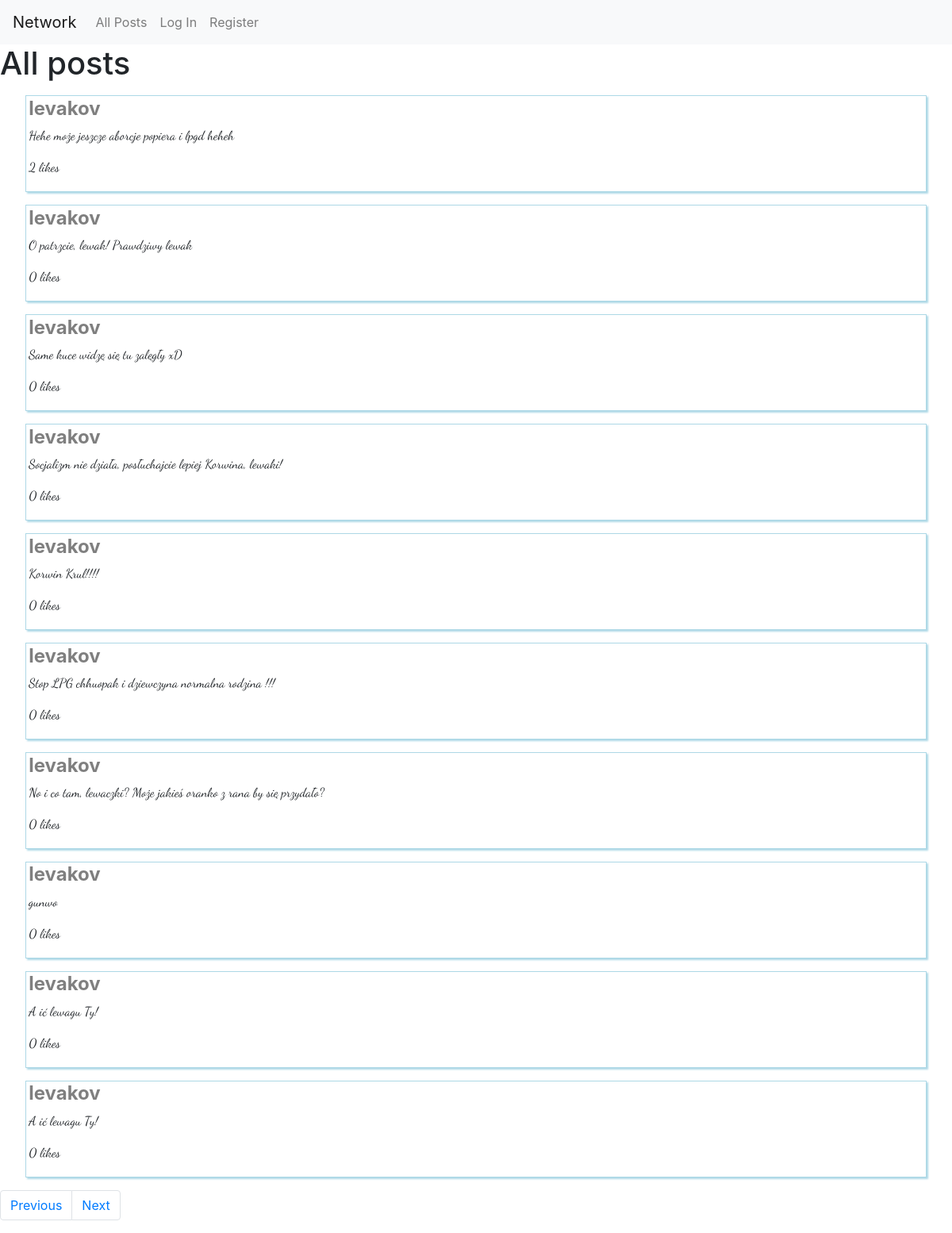
Screenshot of /?page=2 with the database file from the repository.
### network/models.py (models this page shows, shortened)
class Post(models.Model):
    author = models.ForeignKey(User, on_delete=models.CASCADE, related_name="author")
    content = models.CharField(max_length=8900)
    liked_by = models.ManyToManyField(User, blank=True, related_name="liked_by")

class User(AbstractUser):
    followers = models.ManyToManyField('self', symmetrical=False)

### network/views.py (the view)
# urls.py: path("", views.index, name="index"),
def index(request, following=False):
    page_num = request.GET.get('page', 1)
    user_name = request.user.username
    if (user_name and following):
        logged_user = User.objects.get(username=user_name)
        following = User.objects.filter(followers=logged_user)
        page = utils.get_posts(page_num, user_name, following)
    elif user_name:
        page = utils.get_posts(page_num, user_name)
    else:
        page = utils.get_posts(page_num)
    return render(request, "network/index.html", {
        "posts": page
    })

### network/utils.py (called while the page is built)
def get_posts(page_num, logged_user=None, profile=None):
    posts =[]
    if profile is None:
        posts_query = Post.objects.all()
        posts = list(reversed(posts_query))
    elif type(profile) is User:
        posts_query = Post.objects.filter(author=profile)
        posts = list(reversed(posts_query))
    else:
        for followed in profile:
            posts_query = Post.objects.filter(author=followed)
            posts += list(reversed(posts_query))
    postsPag = Paginator(posts, 10)
    page = postsPag.page(page_num)
    for post in page:
        if(logged_user):
            is_liked = post.liked_by.filter(username = logged_user).exists()
            post.is_liked = is_liked
        likes = post.liked_by.all()
        post.likes = len(likes)
    return page

### network/templates/network/index.html (shortened to what this page needs)
{% extends "network/layout.html" %}
{% block body %}
    <h1>All posts</h1>
    <section class="posts">
        {% for post in posts %}
            <div class='post-container'>
                <h4><a href="{% url 'profile' post.author.id %}">{{ post.author }}</a></h4>
                <p class="text">{{ post.content }}</p>
                <p class="text">{{ post.likes }} likes</p>
            </div>
        {% endfor %}
    </section>
    <ul class="pagination">
        {% if posts.has_previous %}
            <li class="page-item"><a class="page-link" href="?page={{ posts.previous_page_number }}">Previous</a></li>
        {% endif %}
        {% if posts.has_next %}
            <li class="page-item"><a class="page-link" href="?page={{ posts.next_page_number }}">Next</a></li>
        {% endif %}
    </ul>
{% endblock %}

### network/static/network/styles.css (style rules this page uses)
.post-container { border: 0.25px solid lightblue; box-shadow: 2px 2px 2px lightblue; margin: 1rem 2rem; padding: 0.1rem 0.2rem; }
.post-container h4 { font-weight: bold; color: rgba(0,0,0,.5); }
.post-container h4 a { color: rgba(0,0,0,.5); }
.text { font-family: 'Dancing Script', cursive; }

### rows the page displays
Post: author "levakov", content "Hehe może jeszcze aborcje popiera i lpgd heheh", likes "2"
Post: author "levakov", content "O patrzcie, lewak! Prawdziwy lewak", likes "0"
Post: author "levakov", content "Same kuce widzę się tu zalęgły xD", likes "0"
Post: author "levakov", content "Socjalizm nie działa, posłuchajcie lepiej Korwina, lewaki!", likes "0"
Post: author "levakov", content "Korwin Krul!!!!", likes "0"
Post: author "levakov", content "Stop LPG chhuopak i dziewczyna normalna rodzina !!!", likes "0"
Post: author "levakov", content "No i co tam, lewaczki? Może jakieś oranko z rana by się przydało?", likes "0"
Post: author "levakov", content "gunwo", likes "0"
Post: author "levakov", content "A ić lewagu Ty!", likes "0"
Post: author "levakov", content "A ić lewagu Ty!", likes "0"
